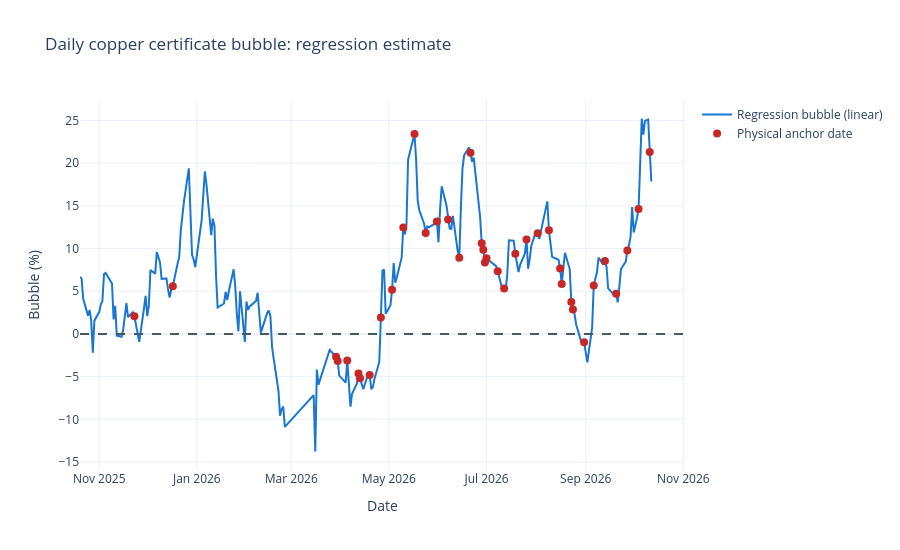

This figure's notebook cell:
### Code cell
anchor_bubbles = bubble_regression.loc[bubble_regression['is_physical_anchor_date']]
fig = go.Figure()
fig.add_trace(go.Scatter(x=bubble_regression['date'], y=bubble_regression['certificate_bubble_pct'],
    name=f'Regression bubble ({selected_model_name})', line_color='#1976D2'))
fig.add_trace(go.Scatter(x=anchor_bubbles['date'], y=anchor_bubbles['certificate_bubble_pct'],
    mode='markers', name='Physical anchor date', marker=dict(color='#C62828', size=8)))
fig.add_hline(y=0, line_dash='dash', line_color='#455A64')
fig.update_layout(title='Daily copper certificate bubble: regression estimate',
    xaxis_title='Date', yaxis_title='Bubble (%)', height=550,
    template='plotly_white', hovermode='x unified')
fig.show()

### Figure 1 — Plotly figure (JSON) as saved in the notebook; plotly's stock layout.template omitted (floating-point values rounded to 4 significant figures; data arrays with more than 128 entries replaced by an {"elided": "..."} marker saying what was removed)
{"data": [{"line": {"color": "#1976D2"}, "name": "Regression bubble (linear)", "type": "scatter", "x": {"elided": "228 str values"}, "y": {"elided": "228 float values"}}, {"marker": {"color": "#C62828", "size": 8}, "mode": "markers", "name": "Physical anchor date", "type": "scatter", "x": ["2025-11-23T00:00:00.000000", "2025-12-17T00:00:00.000000", "2026-03-29T00:00:00.000000", "2026-03-30T00:00:00.000000", "2026-04-05T00:00:00.000000", "2026-04-12T00:00:00.000000", "2026-04-13T00:00:00.000000", "2026-04-19T00:00:00.000000", "2026-04-26T00:00:00.000000", "2026-05-03T00:00:00.000000", "2026-05-10T00:00:00.000000", "2026-05-17T00:00:00.000000", "2026-05-24T00:00:00.000000", "2026-05-31T00:00:00.000000", "2026-06-07T00:00:00.000000", "2026-06-14T00:00:00.000000", "2026-06-21T00:00:00.000000", "2026-06-28T00:00:00.000000", "2026-06-29T00:00:00.000000", "2026-06-30T00:00:00.000000", "2026-07-01T00:00:00.000000", "2026-07-08T00:00:00.000000", "2026-07-12T00:00:00.000000", "2026-07-19T00:00:00.000000", "2026-07-26T00:00:00.000000", "2026-08-02T00:00:00.000000", "2026-08-09T00:00:00.000000", "2026-08-16T00:00:00.000000", "2026-08-17T00:00:00.000000", "2026-08-23T00:00:00.000000", "2026-08-24T00:00:00.000000", "2026-08-31T00:00:00.000000", "2026-09-06T00:00:00.000000", "2026-09-13T00:00:00.000000", "2026-09-20T00:00:00.000000", "2026-09-27T00:00:00.000000", "2026-10-04T00:00:00.000000", "2026-10-11T00:00:00.000000"], "y": [2.066, 5.585, -2.673, -3.168, -3.109, -4.632, -5.193, -4.82, 1.916, 5.191, 12.46, 23.42, 11.83, 13.17, 13.41, 8.93, 21.23, 10.62, 9.86, 8.381, 8.853, 7.337, 5.327, 9.389, 11.06, 11.79, 12.14, 7.677, 5.852, 3.754, 2.853, -0.9668, 5.69, 8.556, 4.697, 9.785, 14.63, 21.31]}], "layout": {"height": 550, "hovermode": "x unified", "shapes": [{"line": {"color": "#455A64", "dash": "dash"}, "type": "line", "x0": 0, "x1": 1, "xref": "x domain", "y0": 0, "y1": 0, "yref": "y"}], "title": {"text": "Daily copper certificate bubble: regression estimate"}, "xaxis": {"title": {"text": "Date"}}, "yaxis": {"title": {"text": "Bubble (%)"}}}}
